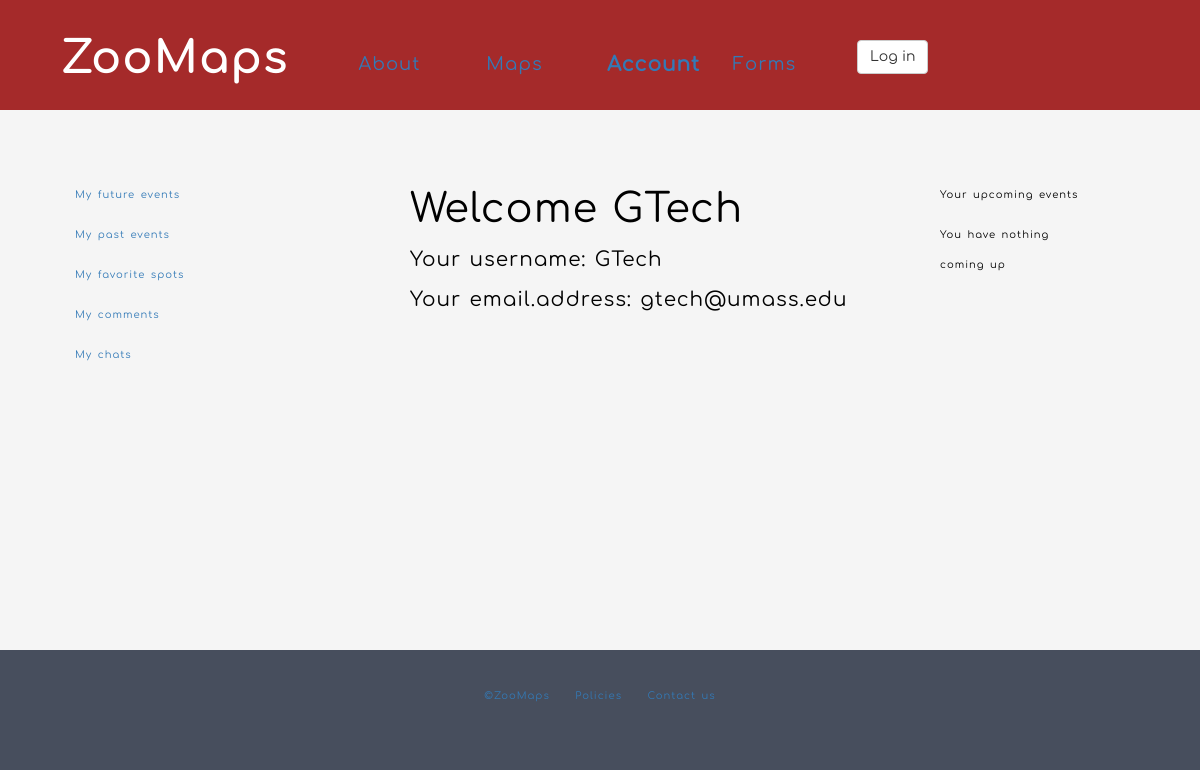
Before: /ZooMaps/account/ with the older database file.
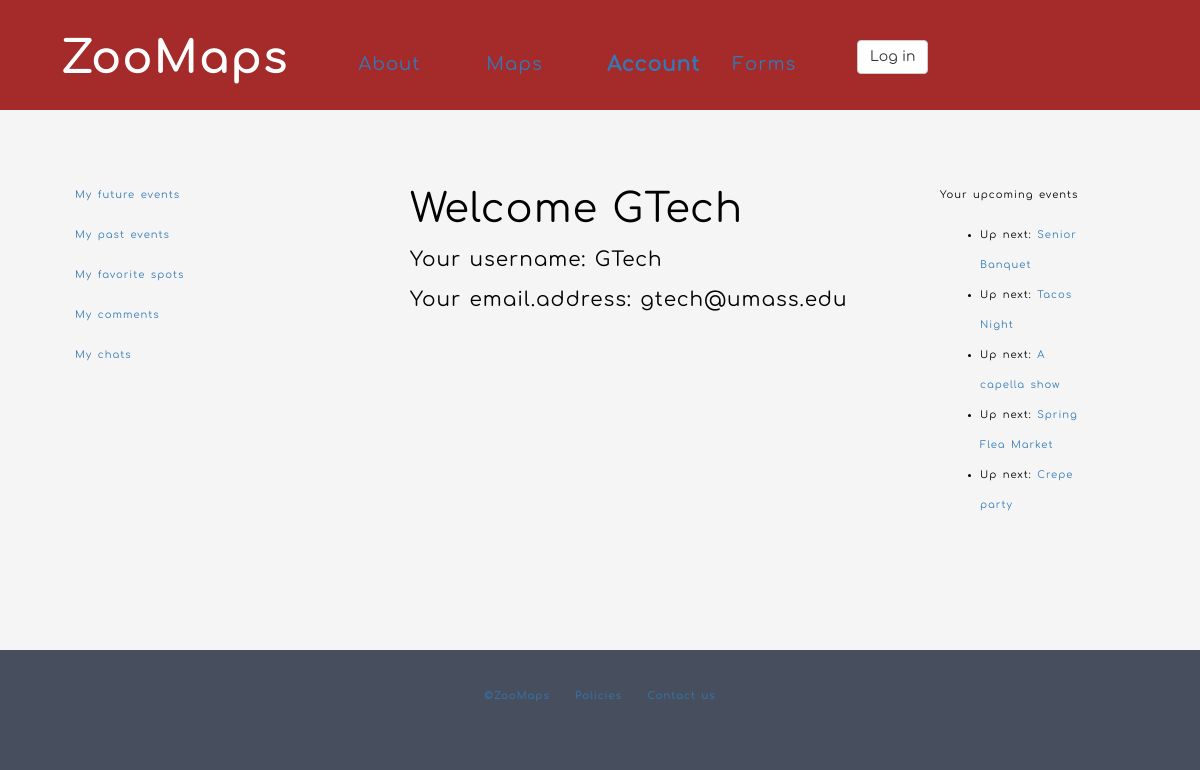
After: the same page with the newer database file.
### ZooMaps/models.py (models this page shows, shortened)
class User(models.Model):
    username = models.CharField(max_length=20, help_text="Enter your username")
    password = models.CharField(max_length=20, help_text="Enter your password", default = "")
    emailAddress = models.CharField(max_length=20, help_text="Enter your email address",default = "")

class Event(models.Model):
    name = models.CharField(max_length=20, help_text="Enter the name of the Event")
    startDate = models.DateTimeField(blank=True, null=True)
    endDate = models.DateTimeField(null=True, blank=True)
    description = models.TextField(max_length=1000, help_text='Enter a brief description of the Event')
    emoji= models.CharField(max_length=20, help_text="Enter the emojis of the Event");
    latitue = models.FloatField();
    longitude = models.FloatField();
    tags = models.ManyToManyField(Tag, help_text='Select your favorite tags for the Event')
    attendees = models.ManyToManyField(User, help_text='Users going to your Event')
    class Meta:
    	ordering = ['startDate']
    def get_absolute_url(self):
        return reverse('event-detail', args=[str(self.id)])

### ZooMaps/views.py (the view)
# urls.py: path('account/', views.AccountListView.as_view(), name='account'),
class AccountListView(generic.ListView):
    model = User
    template_name = 'ZooMaps/account.html'
    def get_queryset(self):
    	return list(chain(User.objects.filter(username='GTech'), Event.objects.filter(attendees__in = User.objects.filter(username='GTech'), endDate__gte = (datetime.now()))))

### ZooMaps/templates/ZooMaps/account.html
{% extends "base_generic.html" %}
  	{% block leftbar %}
  		<div class="col-md-3">
  			<p class="logged"><a href="#">My future events</a></p>
  			<p class="logged"><a href="#">My past events</a></p>
  			<p class="logged"><a href="#">My favorite spots</a></p>
  			<p class="logged"><a href="#">My comments</a></p>
  			<p class="logged"><a href="#">My chats</a></p>
  		</div>
  	{% endblock %}
  	{% block main %}
  		<div class="col-md-6 main account">
    			{% if object_list %}
    				<p>
    				<ul>
      					{% for object in object_list %}
      						{% if object.username %}
      					<p class="account_title">Welcome {{object.username}}</p>
      					<li>
        					Your username: {{ object.username }}
        					<br>
        					Your email.address: {{object.emailAddress}}
      					</li>
      					{% endif %}
      					{% endfor %}
    				</ul>
    				</p>
    			{% else %}
      				<p>There are no user in the website yet.</p>
    			{% endif %}
  		</div>
  	{% endblock %}
  	{% block rightbar %}
  		<div class="col-md-2 right">
  			<p> Your upcoming events </p>
  			{% if object_list|length == 1 %}
  			  			<p> You have nothing coming up </p>
  			  		{% else %}
  			  		{% with object_list|slice:"1:" as object_list2 %}
    				<ul>
      					{% for object in object_list2|dictsort:"startDate" %}
      						{% if object.name %}
      					<li>
        					Up next: <a href="{{ object.get_absolute_url }}">{{ object.name }}</a>
      					</li>
      					{% endif %}
      					{% endfor %}
    				</ul>
    				{% endwith %}
    			{% endif %}
  		</div>
  	{% endblock %}

Changed rows visible on the page:
added Event: name "Senior Banquet"
now on this page (row edited): Event: name "Tacos Night"
added Event: name "A capella show"
added Event: name "Spring Flea Market"
added Event: name "Crepe party"
Other visible differences:
text no longer shown: "You have nothing coming up"
